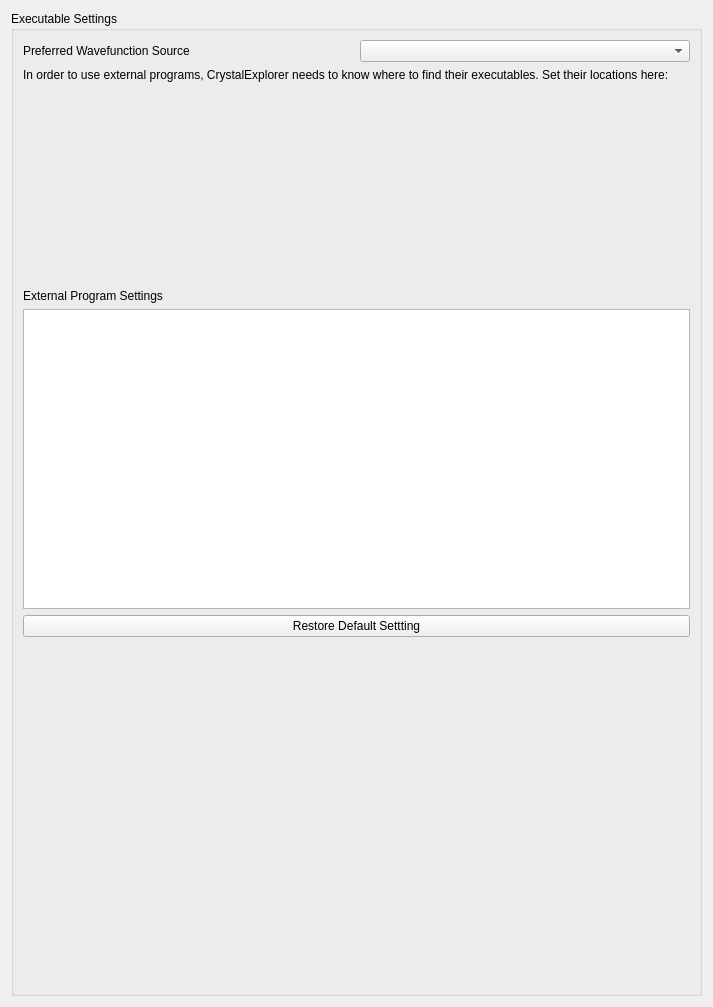
     <widget class="QWidget" name="executableTab">
      <attribute name="title">
       <string>Executables</string>
      </attribute>
      <layout class="QVBoxLayout" name="verticalLayout_5">
       <item>
        <widget class="QGroupBox" name="executableGroupBox">
         <property name="title">
          <string>Executable Settings</string>
         </property>
         <layout class="QVBoxLayout" name="verticalLayout_11">
          <item>
           <layout class="QHBoxLayout" name="preferredWavefunctionLayout">
            <item>
             <widget class="QLabel" name="preferredWavefunctionSourceLabel">
              <property name="text">
               <string>Preferred Wavefunction Source</string>
              </property>
             </widget>
            </item>
            <item>
             <widget class="QComboBox" name="preferredWavefunctionSourceComboBox"/>
            </item>
           </layout>
          </item>
          <item>
           <widget class="QLabel" name="executableDescription">
            <property name="text">
             <string>In order to use external programs, CrystalExplorer needs to know where to find their executables. Set their locations here:</string>
            </property>
            <property name="scaledContents">
             <bool>false</bool>
            </property>
            <property name="alignment">
             <set>Qt::AlignVCenter</set>
            </property>
            <property name="wordWrap">
             <bool>true</bool>
            </property>
           </widget>
          </item>
          <item>
           <spacer name="verticalSpacer_6">
            <property name="orientation">
             <enum>Qt::Vertical</enum>
            </property>
            <property name="sizeHint" stdset="0">
             <size>
              <width>17</width>
              <height>201</height>
             </size>
            </property>
           </spacer>
          </item>
          <item>
           <widget class="QLabel" name="externalProgramPathsLabel">
            <property name="text">
             <string>External Program Settings</string>
            </property>
           </widget>
          </item>
          <item>
           <widget class="QTreeView" name="externalProgramPaths">
            <property name="minimumSize">
             <size>
              <width>0</width>
              <height>300</height>
             </size>
            </property>
           </widget>
          </item>
          <item>
           <layout class="QHBoxLayout" name="horizontalLayout_4">
            <item>
             <widget class="QPushButton" name="restoreProgramSettingButton">
              <property name="text">
               <string>Restore Default Settting</string>
              </property>
             </widget>
            </item>
           </layout>
          </item>
          <item>
           <spacer name="verticalSpacer_4">
            <property name="orientation">
             <enum>Qt::Vertical</enum>
            </property>
            <property name="sizeHint" stdset="0">
             <size>
              <width>667</width>
              <height>347</height>
             </size>
            </property>
           </spacer>
          </item>
         </layout>
        </widget>
       </item>
      </layout>
     </widget>
